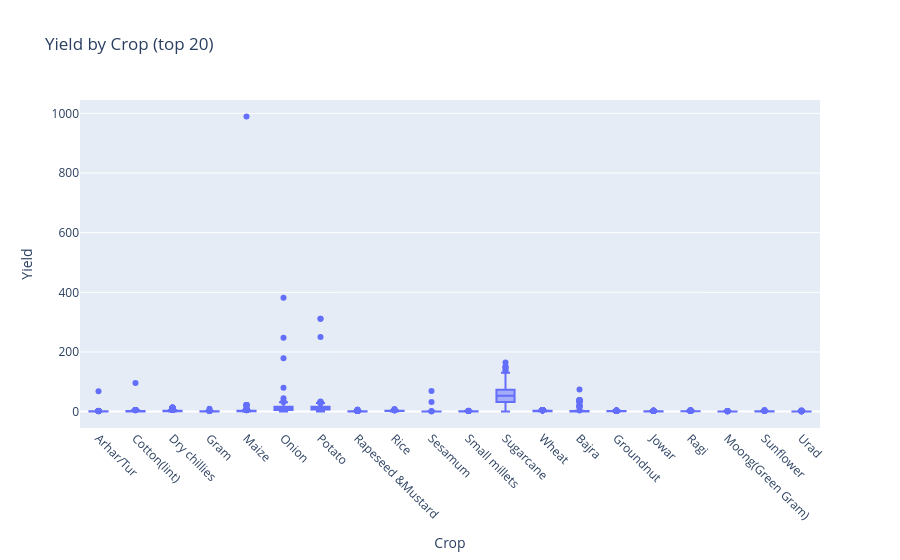

Here is the notebook cell this chart was saved with:
### Markdown cell above
# 7. Categorical Feature Analysis

### Code cell
# Yield by Crop (top 20 crops by count)
top_crops = crop['Crop'].value_counts().head(20).index
crop_top = crop[crop['Crop'].isin(top_crops)]
fig = px.box(crop_top, x='Crop', y='Yield', title='Yield by Crop (top 20)')
fig.update_xaxes(tickangle=45)
fig.show()

### Figure 1 — Plotly figure (JSON) as saved in the notebook; plotly's stock layout.template omitted (floating-point values rounded to 4 significant figures; data arrays with more than 128 entries replaced by an {"elided": "..."} marker saying what was removed)
{"data": [{"alignmentgroup": "True", "hovertemplate": "Crop=%{x}<br>Yield=%{y}<extra></extra>", "legendgroup": "", "marker": {"color": "#636efa"}, "name": "", "notched": false, "offsetgroup": "", "orientation": "v", "showlegend": false, "type": "box", "x": {"elided": "12169 str values"}, "x0": " ", "xaxis": "x", "y": {"elided": "12169 float values"}, "y0": " ", "yaxis": "y"}], "layout": {"boxmode": "group", "legend": {"tracegroupgap": 0}, "title": {"text": "Yield by Crop (top 20)"}, "xaxis": {"anchor": "y", "domain": [0, 1], "tickangle": 45, "title": {"text": "Crop"}}, "yaxis": {"anchor": "x", "domain": [0, 1], "title": {"text": "Yield"}}}}
